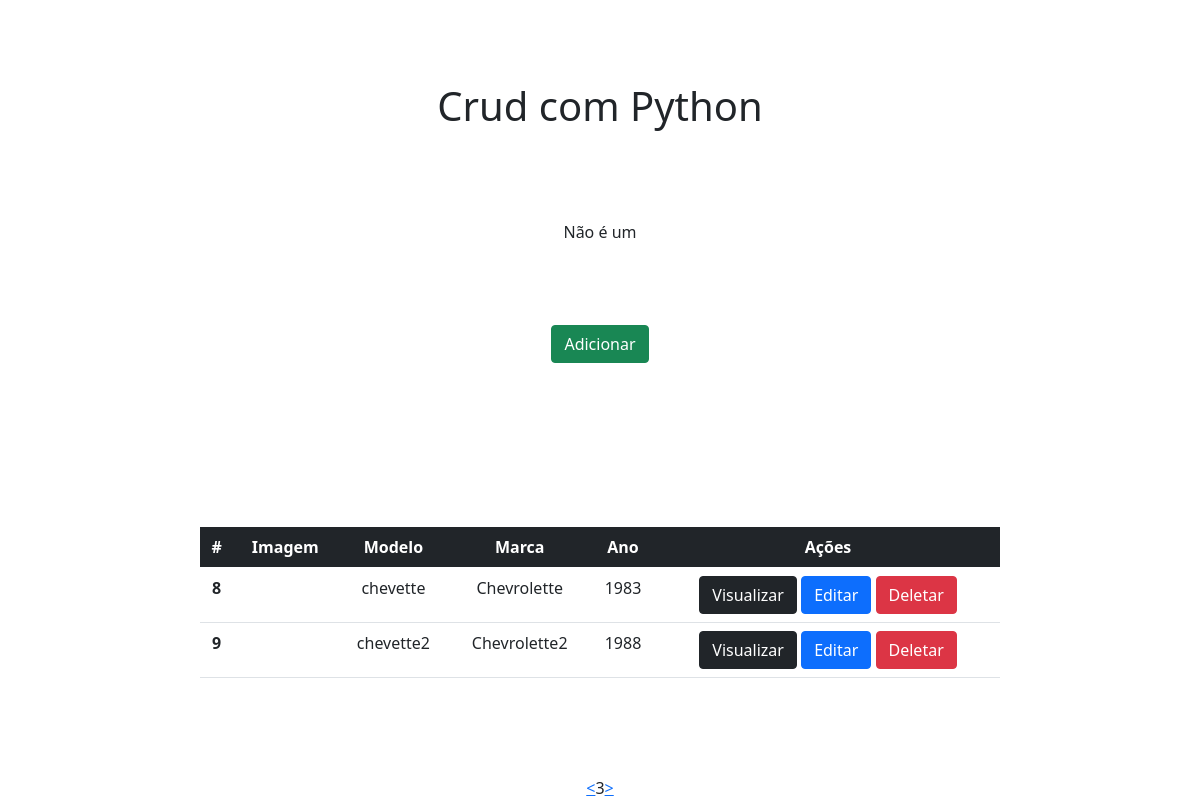
/?page=3, run on the app's committed database.
### app/models.py (models this page shows)
class Carro(models.Model):
  modelo = models.CharField(max_length=50)
  marca = models.CharField(max_length=50)
  ano = models.IntegerField()
  placa = models.CharField(max_length=50)
  imagem = models.ImageField()

### app/views.py (the view)
# urls.py: path('', home, name='home'),
def home(request):
  data = {
  }
  all = Carro.objects.all()
  paginator = Paginator(all, 2)
  pages = request.GET.get('page')
  data['db'] = paginator.get_page(pages)
  return render(request, 'index.html', data)

### app/templates/index.html (shortened to what this page needs)
<!DOCTYPE html>
<html lang="pt-br">
<head>
  <link href="https://cdn.jsdelivr.net/npm/bootstrap@5.0.2/dist/css/bootstrap.min.css" rel="stylesheet">
  <link rel="stylesheet" href="./static/css/style.css">
</head>
<body>
  <div class="col-8 m-auto pt-2 pb-2 text-center">
    <h1>Crud com Python</h1>
  </div>
  {% if carro == 'Fiat Toro' %}
    Esse é um carro: {{carro}}
  {% else %}
    Não é um {{carro}}
  {% endif %}
  <div class="col-8 m-auto pt-2 pb-2 text-center">
    <a href="form/" class="btn btn-success">Adicionar</a>
  </div>
  <div class="col-8 m-auto pt-2 pb-2 text-center">
    <table class="table">
      <thead class="table-dark">
        <tr>
          <th scope="col">#</th>
          <th scope="col">Imagem</th>
          <th scope="col">Modelo</th>
          <th scope="col">Marca</th>
          <th scope="col">Ano</th>
          <th scope="col">Ações</th>
        </tr>
      </thead>
      <tbody>
      {% for dbs in db %}
        <tr>
          <th>{{dbs.id}}</th>
          <td>{{dbs.imagem}}</td>
          <td>{{dbs.modelo}}</td>
          <td>{{dbs.marca}}</td>
          <td>{{dbs.ano}}</td>
          <td>
            <a href="/view/{{dbs.id}}" class="btn btn-dark">Visualizar</a>
            <a href="/edit/{{dbs.id}}" class="btn btn-primary">Editar</a>
            <a href="/delete/{{dbs.id}}" class="btn btn-danger btnDel">Deletar</a>
          </td>
        </tr>
      {% endfor %}
      </tbody>
    </table>
  </div>
  <div class="pagination">
    <div class="pagination_previous">
      {% if db.has_previous %}
        <a href="?page={{db.previous_page_number}}"> < </a>
      {% endif %}
    </div>
    <div class="pagination_current">
      {{ db.number }}
    </div>
    <div class="pagination_next">
      {% if db.has_next %}
        <a href="?page={{db.next_page_number}}"> > </a>
      {% endif %}
    </div>
  </div>
  {% load static %}
</body>
</html>

### app/static/css/style.css (style rules this page uses)
* { padding: 0; margin: 0; box-sizing: border-box; }
body { display: flex; justify-content: center; align-items: center; flex-direction: column; width: 100%; height: 100vh; background-color: white; }
.pagination { display: flex; justify-content: center; align-items: center; background-color: white; }

### data on the page
Carro: id "8", modelo "chevette", marca "Chevrolette", ano "1983"
Carro: id "9", modelo "chevette2", marca "Chevrolette2", ano "1988"

### other printed values
{{ db.number }} "3"
